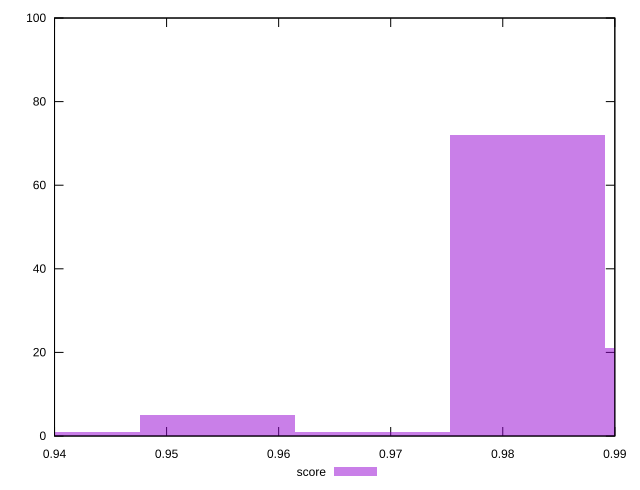

The script that saved this image:
reset

$score <<EOF
0.9683938340964117 1
0.9407254388365143 1
0.9822280317263604 72
0.9960622293563092 21
0.9545596364664629 5
EOF

set key outside below
set boxwidth 0.013834197629948738
set xrange [0.94:0.99]
set yrange [0:100]
set trange [0:100]
set style fill transparent solid 0.5 noborder
set terminal svg size 640, 490 enhanced background rgb 'white'
set output "report_00026_2021-02-22T21:38:55.199Z/first-cpu-idle/samples/pages/score/histogram.svg"

plot $score title "score" with boxes

reset
